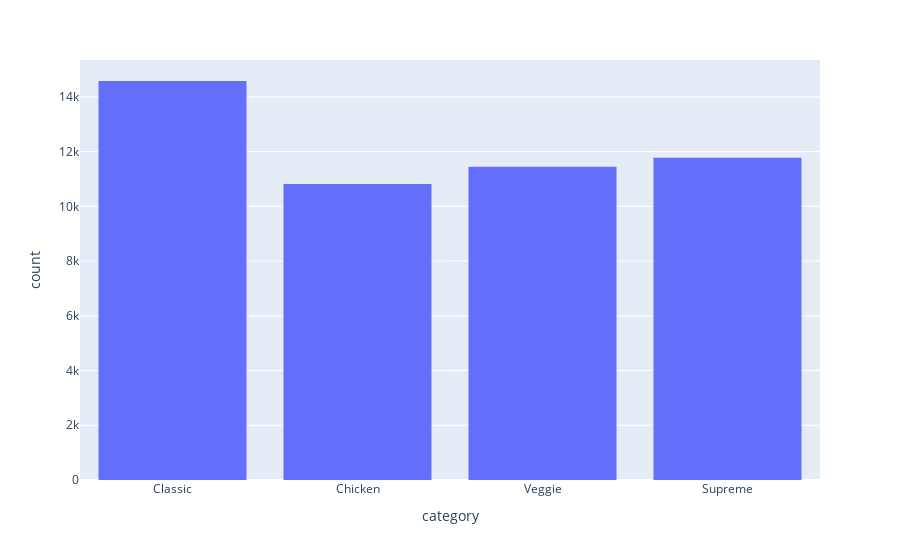

Notebook source saved alongside this figure:
### Code cell
fig1.show()

### Figure 1 — Plotly figure (JSON) as saved in the notebook; plotly's stock layout.template omitted (floating-point values rounded to 4 significant figures; data arrays with more than 128 entries replaced by an {"elided": "..."} marker saying what was removed)
{"data": [{"alignmentgroup": "True", "bingroup": "x", "hovertemplate": "category=%{x}<br>count=%{y}<extra></extra>", "legendgroup": "", "marker": {"color": "#636efa", "pattern": {"shape": ""}}, "name": "", "offsetgroup": "", "orientation": "v", "showlegend": false, "type": "histogram", "x": {"elided": "48620 str values"}, "xaxis": "x", "yaxis": "y"}], "layout": {"barmode": "relative", "legend": {"tracegroupgap": 0}, "margin": {"t": 60}, "xaxis": {"anchor": "y", "domain": [0, 1], "title": {"text": "category"}}, "yaxis": {"anchor": "x", "domain": [0, 1], "title": {"text": "count"}}}}
